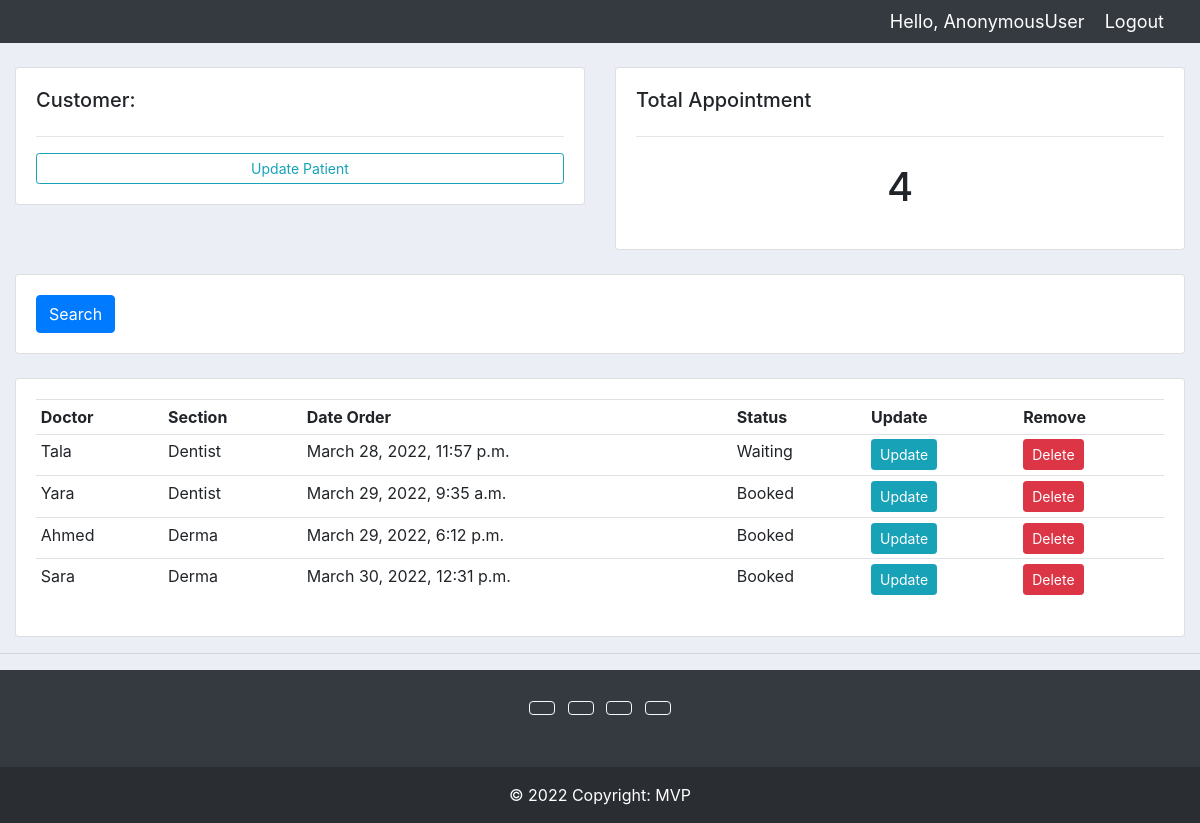
Screenshot of /patientHome/ with the database file from the repository.
### accounts/models.py (models this page shows, shortened)
class Appointment(models.Model):
    STATUS = (
        ('Booked', 'Booked'),
        ('Available', 'Available'),
        ('Waiting', 'Waiting')
    )
    patient = models.ForeignKey(Patient, null=True, on_delete=models.SET_NULL)
    doctor = models.ForeignKey(Doctor, null=True, on_delete=models.SET_NULL)
    date_created = models.DateTimeField(auto_now_add=True, null=True)
    status = models.CharField(max_length=200, null=True, choices=STATUS)

class Patient(models.Model):
    name = models.CharField(max_length=200, null=True)
    email = models.EmailField()
    phone = models.CharField(max_length=200, null=True)
    date = models.TimeField()
    def __str__(self):
        return self.name

class Doctor(models.Model):
    SECTION = (
        ('Derma', 'Derma'),
        ('Dentist', 'Dentist'),
        ('General', 'General'),
    )
    name = models.CharField(max_length=200, null=True)
    email = models.EmailField()
    phone = models.CharField(max_length=200, null=True)
    section = models.CharField(max_length=200, null=True, choices=SECTION)
    time_start = models.TimeField('Start of Shift')
    time_end = models.TimeField('End of Shift')

### accounts/views.py (the view)
# urls.py: path('patientHome/' ,views.patientHome,name="patientHome"),
def patientHome(request):
    appointments = Appointment.objects.all()
    patient = Patient.objects.all()
    appointment_count = appointments.count
    context={'patient':patient,'appointments':appointments,'appointment_count':appointment_count}
    return render(request,'accounts/patientHome.html',context)

### accounts/templates/accounts/patientHome.html
{%  extends 'accounts/main.html' %}
{% block content %}
	<br>
<div class="row">
	<div class="col-md">
		<div class="card card-body">
			<h5>Customer:</h5>
			<hr>
			<a class="btn btn-outline-info  btn-sm btn-block" href="">Update Patient</a>
		</div>
	</div>
	<div class="col-md">
		<div class="card card-body">
			<h5>Total Appointment</h5>
			<hr>
			<h1 style="text-align: center;padding: 10px">{{ appointment_count }}</h1>
		</div>
	</div>
</div>
<br>
<div class="row">
	<div class="col">
		<div class="card card-body">
			<form method="get">
		    <button class="btn btn-primary" type="submit">Search</button>
		  </form>
		</div>
	</div>
</div>
<br>
<div class="row">
	<div class="col-md">
		<div class="card card-body">
			<table class="table table-sm">
				<tr>
					<th>Doctor</th>
					<th>Section</th>
					<th>Date Order</th>
					<th>Status</th>
					<th>Update</th>
					<th>Remove</th>
				</tr>
				{% for appointment in appointments %}
				<tr>
					<td>{{appointment.patient}}</td>
					<td>{{appointment.doctor.section}}</td>
					<td>{{appointment.date_created}}</td>
					<td>{{appointment.status}}</td>
					<td><a class="btn btn-sm btn-info" href="{% url 'update_appointments' appointment.id %}">Update</a></td>
					<td><a class="btn btn-sm btn-danger" href="{% url 'delete_appointment' appointment.id %}">Delete</a></td>
				</tr>
				{% endfor %}
			</table>
		</div>
	</div>
</div>
{% endblock %}

### static/css/main.css (style rules this page uses)
body { background-color: #ebeff5; }

### rows the page displays
Appointment: patient "Tala", doctor.section "Dentist", date_created "March 28, 2022, 11:57 p.m.", status "Waiting"
Appointment: patient "Yara", doctor.section "Dentist", date_created "March 29, 2022, 9:35 a.m.", status "Booked"
Appointment: patient "Ahmed", doctor.section "Derma", date_created "March 29, 2022, 6:12 p.m.", status "Booked"
Appointment: patient "Sara", doctor.section "Derma", date_created "March 30, 2022, 12:31 p.m.", status "Booked"

### other values shown
{{ request.user }} "AnonymousUser"
{{ appointment_count }} "4"
